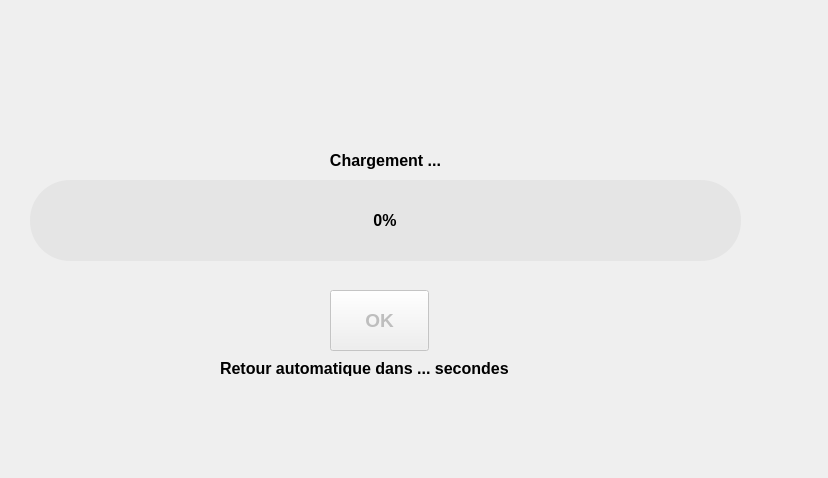
<?xml version="1.0" encoding="UTF-8"?>
<ui version="4.0">
 <class>SQLite_Local_DatabaseManager</class>
 <widget class="QWidget" name="SQLite_Local_DatabaseManager">
  <property name="geometry">
   <rect>
    <x>0</x>
    <y>0</y>
    <width>828</width>
    <height>478</height>
   </rect>
  </property>
  <property name="windowTitle">
   <string>Form</string>
  </property>
  <widget class="QStackedWidget" name="DB_Manager_stackedWidget">
   <property name="geometry">
    <rect>
     <x>20</x>
     <y>30</y>
     <width>731</width>
     <height>381</height>
    </rect>
   </property>
   <property name="currentIndex">
    <number>1</number>
   </property>
   <widget class="QWidget" name="DB_Manager">
    <widget class="QWidget" name="layoutWidget_2">
     <property name="geometry">
      <rect>
       <x>20</x>
       <y>10</y>
       <width>671</width>
       <height>130</height>
      </rect>
     </property>
     <layout class="QHBoxLayout" name="horizontalLayout_2">
      <property name="leftMargin">
       <number>5</number>
      </property>
      <property name="topMargin">
       <number>5</number>
      </property>
      <property name="rightMargin">
       <number>5</number>
      </property>
      <property name="bottomMargin">
       <number>5</number>
      </property>
      <item>
       <widget class="QToolButton" name="B_Home">
        <property name="minimumSize">
         <size>
          <width>120</width>
          <height>120</height>
         </size>
        </property>
        <property name="maximumSize">
         <size>
          <width>120</width>
          <height>120</height>
         </size>
        </property>
        <property name="palette">
         <palette>
          <active>
           <colorrole role="Button">
            <brush brushstyle="SolidPattern">
             <color alpha="255">
              <red>255</red>
              <green>255</green>
              <blue>255</blue>
             </color>
            </brush>
           </colorrole>
           <colorrole role="Base">
            <brush brushstyle="SolidPattern">
             <color alpha="255">
              <red>255</red>
              <green>255</green>
              <blue>255</blue>
             </color>
            </brush>
           </colorrole>
           <colorrole role="Window">
            <brush brushstyle="SolidPattern">
             <color alpha="255">
              <red>255</red>
              <green>255</green>
              <blue>255</blue>
             </color>
            </brush>
           </colorrole>
          </active>
          <inactive>
           <colorrole role="Button">
            <brush brushstyle="SolidPattern">
             <color alpha="255">
              <red>255</red>
              <green>255</green>
              <blue>255</blue>
             </color>
            </brush>
           </colorrole>
           <colorrole role="Base">
            <brush brushstyle="SolidPattern">
             <color alpha="255">
              <red>255</red>
              <green>255</green>
              <blue>255</blue>
             </color>
            </brush>
           </colorrole>
           <colorrole role="Window">
            <brush brushstyle="SolidPattern">
             <color alpha="255">
              <red>255</red>
              <green>255</green>
              <blue>255</blue>
             </color>
            </brush>
           </colorrole>
          </inactive>
          <disabled>
           <colorrole role="Button">
            <brush brushstyle="SolidPattern">
             <color alpha="255">
              <red>255</red>
              <green>255</green>
              <blue>255</blue>
             </color>
            </brush>
           </colorrole>
           <colorrole role="Base">
            <brush brushstyle="SolidPattern">
             <color alpha="255">
              <red>255</red>
              <green>255</green>
              <blue>255</blue>
             </color>
            </brush>
           </colorrole>
           <colorrole role="Window">
            <brush brushstyle="SolidPattern">
             <color alpha="255">
              <red>255</red>
              <green>255</green>
              <blue>255</blue>
             </color>
            </brush>
           </colorrole>
          </disabled>
         </palette>
        </property>
        <property name="font">
         <font>
          <pointsize>14</pointsize>
          <weight>75</weight>
          <bold>true</bold>
         </font>
        </property>
        <property name="styleSheet">
         <string notr="true">QToolButton{
background-color: rgb(255, 255, 255);
border-width:1px;
border-radius:60px;
max-width:120px;
max-height:120px;
min-width:120px;
min-height:120px;
}

QToolButton:pressed{ 
	background-color: rgb(222, 222, 222);

}</string>
        </property>
        <property name="text">
         <string>Home</string>
        </property>
        <property name="icon">
         <iconset resource="Src.qrc">
          <normaloff>:/ImgList/Home</normaloff>:/ImgList/Home</iconset>
        </property>
        <property name="iconSize">
         <size>
          <width>70</width>
          <height>70</height>
         </size>
        </property>
        <property name="toolButtonStyle">
         <enum>Qt::ToolButtonTextUnderIcon</enum>
        </property>
       </widget>
      </item>
      <item>
       <spacer name="horizontalSpacer_2">
        <property name="orientation">
         <enum>Qt::Horizontal</enum>
        </property>
        <property name="sizeHint" stdset="0">
         <size>
          <width>40</width>
          <height>20</height>
         </size>
        </property>
       </spacer>
      </item>
      <item>
       <widget class="QToolButton" name="B_Assistance">
        <property name="font">
         <font>
          <family>Droid Sans Georgian</family>
          <pointsize>30</pointsize>
          <weight>75</weight>
          <bold>true</bold>
         </font>
        </property>
        <property name="styleSheet">
         <string notr="true">QToolButton{
background-color: rgb(255, 255, 255);
border-width:1px;
border-radius:60px;
max-width:120px;
max-height:120px;
min-width:120px;
min-height:120px;
}

QToolButton:pressed{ 
	background-color: rgb(222, 222, 222);

}</string>
        </property>
        <property name="text">
         <string/>
        </property>
        <property name="icon">
         <iconset resource="Src.qrc">
          <normaloff>:/ImgList/BAssistance</normaloff>:/ImgList/BAssistance</iconset>
        </property>
        <property name="iconSize">
         <size>
          <width>70</width>
          <height>70</height>
         </size>
        </property>
        <property name="popupMode">
         <enum>QToolButton::DelayedPopup</enum>
        </property>
        <property name="toolButtonStyle">
         <enum>Qt::ToolButtonIconOnly</enum>
        </property>
        <property name="autoRaise">
         <bool>false</bool>
        </property>
       </widget>
      </item>
      <item>
       <spacer name="horizontalSpacer_7">
        <property name="orientation">
         <enum>Qt::Horizontal</enum>
        </property>
        <property name="sizeType">
         <enum>QSizePolicy::Fixed</enum>
        </property>
        <property name="sizeHint" stdset="0">
         <size>
          <width>40</width>
          <height>20</height>
         </size>
        </property>
       </spacer>
      </item>
      <item>
       <widget class="QToolButton" name="B_Help">
        <property name="palette">
         <palette>
          <active>
           <colorrole role="Button">
            <brush brushstyle="SolidPattern">
             <color alpha="255">
              <red>255</red>
              <green>255</green>
              <blue>255</blue>
             </color>
            </brush>
           </colorrole>
           <colorrole role="Base">
            <brush brushstyle="SolidPattern">
             <color alpha="255">
              <red>255</red>
              <green>255</green>
              <blue>255</blue>
             </color>
            </brush>
           </colorrole>
           <colorrole role="Window">
            <brush brushstyle="SolidPattern">
             <color alpha="255">
              <red>255</red>
              <green>255</green>
              <blue>255</blue>
             </color>
            </brush>
           </colorrole>
          </active>
          <inactive>
           <colorrole role="Button">
            <brush brushstyle="SolidPattern">
             <color alpha="255">
              <red>255</red>
              <green>255</green>
              <blue>255</blue>
             </color>
            </brush>
           </colorrole>
           <colorrole role="Base">
            <brush brushstyle="SolidPattern">
             <color alpha="255">
              <red>255</red>
              <green>255</green>
              <blue>255</blue>
             </color>
            </brush>
           </colorrole>
           <colorrole role="Window">
            <brush brushstyle="SolidPattern">
             <color alpha="255">
              <red>255</red>
              <green>255</green>
              <blue>255</blue>
             </color>
            </brush>
           </colorrole>
          </inactive>
          <disabled>
           <colorrole role="Button">
            <brush brushstyle="SolidPattern">
             <color alpha="255">
              <red>255</red>
              <green>255</green>
              <blue>255</blue>
             </color>
            </brush>
           </colorrole>
           <colorrole role="Base">
            <brush brushstyle="SolidPattern">
             <color alpha="255">
              <red>255</red>
              <green>255</green>
              <blue>255</blue>
             </color>
            </brush>
           </colorrole>
           <colorrole role="Window">
            <brush brushstyle="SolidPattern">
             <color alpha="255">
              <red>255</red>
              <green>255</green>
              <blue>255</blue>
             </color>
            </brush>
           </colorrole>
          </disabled>
         </palette>
        </property>
        <property name="font">
         <font>
          <family>Droid Sans Georgian</family>
          <pointsize>30</pointsize>
          <weight>75</weight>
          <bold>true</bold>
         </font>
        </property>
        <property name="styleSheet">
         <string notr="true">QToolButton{
background-color: rgb(255, 255, 255);
border-width:1px;
border-radius:60px;
max-width:120px;
max-height:120px;
min-width:120px;
min-height:120px;
}

QToolButton:pressed{ 
	background-color: rgb(222, 222, 222);

}</string>
        </property>
        <property name="text">
         <string>?</string>
        </property>
        <property name="popupMode">
         <enum>QToolButton::DelayedPopup</enum>
        </property>
        <property name="toolButtonStyle">
         <enum>Qt::ToolButtonIconOnly</enum>
        </property>
        <property name="autoRaise">
         <bool>false</bool>
        </property>
       </widget>
      </item>
     </layout>
    </widget>
    <widget class="QLabel" name="label_4">
     <property name="geometry">
      <rect>
       <x>210</x>
       <y>150</y>
       <width>281</width>
       <height>16</height>
      </rect>
     </property>
     <property name="text">
      <string>Gestionnaire de la base de données locale</string>
     </property>
    </widget>
    <widget class="QLabel" name="label_5">
     <property name="geometry">
      <rect>
       <x>30</x>
       <y>290</y>
       <width>271</width>
       <height>16</height>
      </rect>
     </property>
     <property name="text">
      <string>Gestion des utilisateurs : (non disponible)</string>
     </property>
    </widget>
    <widget class="QLabel" name="label_6">
     <property name="geometry">
      <rect>
       <x>30</x>
       <y>170</y>
       <width>211</width>
       <height>16</height>
      </rect>
     </property>
     <property name="text">
      <string>Gestion de la base de données :</string>
     </property>
    </widget>
    <widget class="QLabel" name="label_7">
     <property name="geometry">
      <rect>
       <x>60</x>
       <y>240</y>
       <width>251</width>
       <height>16</height>
      </rect>
     </property>
     <property name="text">
      <string>Créer une nouvelle base de données :</string>
     </property>
    </widget>
    <widget class="QPushButton" name="B_CreateDB_Save">
     <property name="geometry">
      <rect>
       <x>60</x>
       <y>210</y>
       <width>171</width>
       <height>31</height>
      </rect>
     </property>
     <property name="text">
      <string>Créer une sauvegarde</string>
     </property>
    </widget>
    <widget class="QLabel" name="label_8">
     <property name="geometry">
      <rect>
       <x>60</x>
       <y>190</y>
       <width>401</width>
       <height>16</height>
      </rect>
     </property>
     <property name="text">
      <string>Faire une sauvegarde de l'état acctuel de la base de données :</string>
     </property>
    </widget>
    <widget class="QComboBox" name="CB_DB_Create">
     <property name="geometry">
      <rect>
       <x>60</x>
       <y>260</y>
       <width>281</width>
       <height>31</height>
      </rect>
     </property>
     <item>
      <property name="text">
       <string>Par defaut avec les données de tests</string>
      </property>
     </item>
     <item>
      <property name="text">
       <string>Par defaut sans données</string>
      </property>
     </item>
     <item>
      <property name="text">
       <string>Avec la dernière sauvegarde effectué</string>
      </property>
     </item>
    </widget>
    <widget class="QComboBox" name="CB_Users">
     <property name="enabled">
      <bool>false</bool>
     </property>
     <property name="geometry">
      <rect>
       <x>60</x>
       <y>310</y>
       <width>281</width>
       <height>23</height>
      </rect>
     </property>
     <item>
      <property name="text">
       <string>Ajout d'un utilisateur</string>
      </property>
     </item>
     <item>
      <property name="text">
       <string>Suppression d'un utilisateur</string>
      </property>
     </item>
     <item>
      <property name="text">
       <string>Modification d'un utilisateur</string>
      </property>
     </item>
    </widget>
    <widget class="QPushButton" name="B_CB_CreateDB_Valid">
     <property name="geometry">
      <rect>
       <x>350</x>
       <y>260</y>
       <width>41</width>
       <height>31</height>
      </rect>
     </property>
     <property name="text">
      <string>Ok</string>
     </property>
    </widget>
    <widget class="QPushButton" name="B_CB_Users_Valid">
     <property name="enabled">
      <bool>false</bool>
     </property>
     <property name="geometry">
      <rect>
       <x>350</x>
       <y>310</y>
       <width>41</width>
       <height>31</height>
      </rect>
     </property>
     <property name="text">
      <string>Ok</string>
     </property>
    </widget>
   </widget>
   <widget class="QWidget" name="Loading">
    <widget class="QProgressBar" name="progressBar">
     <property name="geometry">
      <rect>
       <x>10</x>
       <y>150</y>
       <width>711</width>
       <height>81</height>
      </rect>
     </property>
     <property name="minimumSize">
      <size>
       <width>711</width>
       <height>81</height>
      </size>
     </property>
     <property name="maximumSize">
      <size>
       <width>711</width>
       <height>81</height>
      </size>
     </property>
     <property name="palette">
      <palette>
       <active>
        <colorrole role="WindowText">
         <brush brushstyle="SolidPattern">
          <color alpha="255">
           <red>0</red>
           <green>0</green>
           <blue>0</blue>
          </color>
         </brush>
        </colorrole>
        <colorrole role="Button">
         <brush brushstyle="SolidPattern">
          <color alpha="255">
           <red>229</red>
           <green>229</green>
           <blue>229</blue>
          </color>
         </brush>
        </colorrole>
        <colorrole role="Text">
         <brush brushstyle="SolidPattern">
          <color alpha="255">
           <red>0</red>
           <green>0</green>
           <blue>0</blue>
          </color>
         </brush>
        </colorrole>
        <colorrole role="ButtonText">
         <brush brushstyle="SolidPattern">
          <color alpha="255">
           <red>0</red>
           <green>0</green>
           <blue>0</blue>
          </color>
         </brush>
        </colorrole>
        <colorrole role="Base">
         <brush brushstyle="SolidPattern">
          <color alpha="255">
           <red>229</red>
           <green>229</green>
           <blue>229</blue>
          </color>
         </brush>
        </colorrole>
        <colorrole role="Window">
         <brush brushstyle="SolidPattern">
          <color alpha="255">
           <red>229</red>
           <green>229</green>
           <blue>229</blue>
          </color>
         </brush>
        </colorrole>
       </active>
       <inactive>
        <colorrole role="WindowText">
         <brush brushstyle="SolidPattern">
          <color alpha="255">
           <red>0</red>
           <green>0</green>
           <blue>0</blue>
          </color>
         </brush>
        </colorrole>
        <colorrole role="Button">
         <brush brushstyle="SolidPattern">
          <color alpha="255">
           <red>229</red>
           <green>229</green>
           <blue>229</blue>
          </color>
         </brush>
        </colorrole>
        <colorrole role="Text">
         <brush brushstyle="SolidPattern">
          <color alpha="255">
           <red>0</red>
           <green>0</green>
           <blue>0</blue>
          </color>
         </brush>
        </colorrole>
        <colorrole role="ButtonText">
         <brush brushstyle="SolidPattern">
          <color alpha="255">
           <red>0</red>
           <green>0</green>
           <blue>0</blue>
          </color>
         </brush>
        </colorrole>
        <colorrole role="Base">
         <brush brushstyle="SolidPattern">
          <color alpha="255">
           <red>229</red>
           <green>229</green>
           <blue>229</blue>
          </color>
         </brush>
        </colorrole>
        <colorrole role="Window">
         <brush brushstyle="SolidPattern">
          <color alpha="255">
           <red>229</red>
           <green>229</green>
           <blue>229</blue>
          </color>
         </brush>
        </colorrole>
       </inactive>
       <disabled>
        <colorrole role="WindowText">
         <brush brushstyle="SolidPattern">
          <color alpha="255">
           <red>0</red>
           <green>0</green>
           <blue>0</blue>
          </color>
         </brush>
        </colorrole>
        <colorrole role="Button">
         <brush brushstyle="SolidPattern">
          <color alpha="255">
           <red>229</red>
           <green>229</green>
           <blue>229</blue>
          </color>
         </brush>
        </colorrole>
        <colorrole role="Text">
         <brush brushstyle="SolidPattern">
          <color alpha="255">
           <red>0</red>
           <green>0</green>
           <blue>0</blue>
          </color>
         </brush>
        </colorrole>
        <colorrole role="ButtonText">
         <brush brushstyle="SolidPattern">
          <color alpha="255">
           <red>0</red>
           <green>0</green>
           <blue>0</blue>
          </color>
         </brush>
        </colorrole>
        <colorrole role="Base">
         <brush brushstyle="SolidPattern">
          <color alpha="255">
           <red>229</red>
           <green>229</green>
           <blue>229</blue>
          </color>
         </brush>
        </colorrole>
        <colorrole role="Window">
         <brush brushstyle="SolidPattern">
          <color alpha="255">
           <red>229</red>
           <green>229</green>
           <blue>229</blue>
          </color>
         </brush>
        </colorrole>
       </disabled>
      </palette>
     </property>
     <property name="font">
      <font>
       <pointsize>12</pointsize>
       <weight>75</weight>
       <bold>true</bold>
      </font>
     </property>
     <property name="autoFillBackground">
      <bool>false</bool>
     </property>
     <property name="styleSheet">
      <string notr="true">QProgressBar {
    border-radius: 40px;
    width: 20px;
	background-color: rgb(229, 229, 229);
	color:black
}

QProgressBar::chunk:horizontal {
	background: qlineargradient(x1: 0, y1: 0.5, x2: 1, y2: 0.5, stop: 0 orange, stop: 1 orange);
    
	border-radius: 40px;
}</string>
     </property>
     <property name="value">
      <number>0</number>
     </property>
     <property name="alignment">
      <set>Qt::AlignCenter</set>
     </property>
     <property name="invertedAppearance">
      <bool>false</bool>
     </property>
     <property name="textDirection">
      <enum>QProgressBar::TopToBottom</enum>
     </property>
    </widget>
    <widget class="QLabel" name="Label_ProgressBar">
     <property name="geometry">
      <rect>
       <x>0</x>
       <y>120</y>
       <width>731</width>
       <height>21</height>
      </rect>
     </property>
     <property name="font">
      <font>
       <pointsize>12</pointsize>
       <weight>75</weight>
       <bold>true</bold>
      </font>
     </property>
     <property name="text">
      <string>Chargement ...</string>
     </property>
     <property name="alignment">
      <set>Qt::AlignCenter</set>
     </property>
    </widget>
    <widget class="QPushButton" name="B_LoadingValid">
     <property name="enabled">
      <bool>false</bool>
     </property>
     <property name="geometry">
      <rect>
       <x>310</x>
       <y>260</y>
       <width>99</width>
       <height>61</height>
      </rect>
     </property>
     <property name="font">
      <font>
       <pointsize>14</pointsize>
       <weight>75</weight>
       <bold>true</bold>
      </font>
     </property>
     <property name="text">
      <string>OK</string>
     </property>
    </widget>
    <widget class="QLabel" name="L_AutoReturnDB_Manager">
     <property name="geometry">
      <rect>
       <x>200</x>
       <y>330</y>
       <width>311</width>
       <height>16</height>
      </rect>
     </property>
     <property name="font">
      <font>
       <pointsize>12</pointsize>
       <weight>75</weight>
       <bold>true</bold>
      </font>
     </property>
     <property name="text">
      <string>Retour automatique dans ... secondes</string>
     </property>
    </widget>
   </widget>
  </widget>
 </widget>
 <resources>
  <include location="Src.qrc"/>
 </resources>
 <connections/>
</ui>
